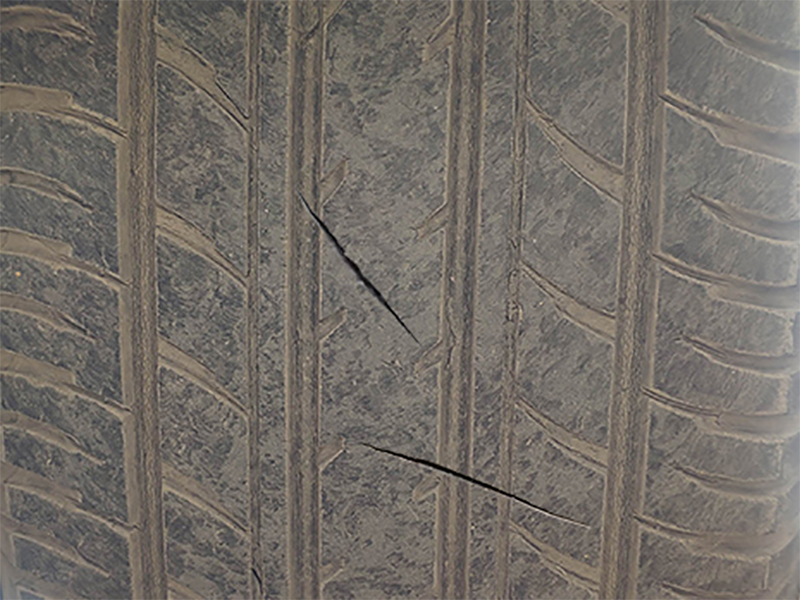
#> input picture TreadDefectDetectionSystem/3.jpg, 800 x 600 px, found by its file name
$ python crack_detection.py   (older library calls are emulated)
#> lines starting #> are read from the running program, lines starting #| are printed output that depends on the picture; after the words box and inside, x2 and y2 are one past the last pixel; in counts of white or black regions, pixels touching at a corner belong together
# @License : 西安工业大学
# @Author  : 王泽 WZ-Dale
# @Time    : 2020/11/12 17:36

from scipy.spatial import distance as dist
from imutils import perspective, contours
import numpy as np
import imutils
import cv2

# 计算中点
def midpoint(ptA, ptB):
    return ((ptA[0] + ptB[0]) * 0.5, (ptA[1] + ptB[1]) * 0.5)

# image = "D:\\Tire_Test\\image4\\21.jpg"
# gray = "D:\\Tire_Test\\image4\\p1.jpg"
path = "D:\\Tire_Test\\image7\\4\\"
image = path + "3.jpg"
gray = path + "zuidashang.jpg"
pixelsPerMetric = 4
# min = 100
# min = 200
# min = 200
min = 300

####################################################################################################################################

# load the image, convert it to grayscale, and blur it slightly（加载图像，将其转换为灰度，并略微模糊它）
# image = cv2.imread(args["image"])
image = cv2.imread(image)
#> image is the input picture: shape (600, 800, 3); mean B, G, R 102.8, 109.4, 115.1
gray = cv2.imread(gray)
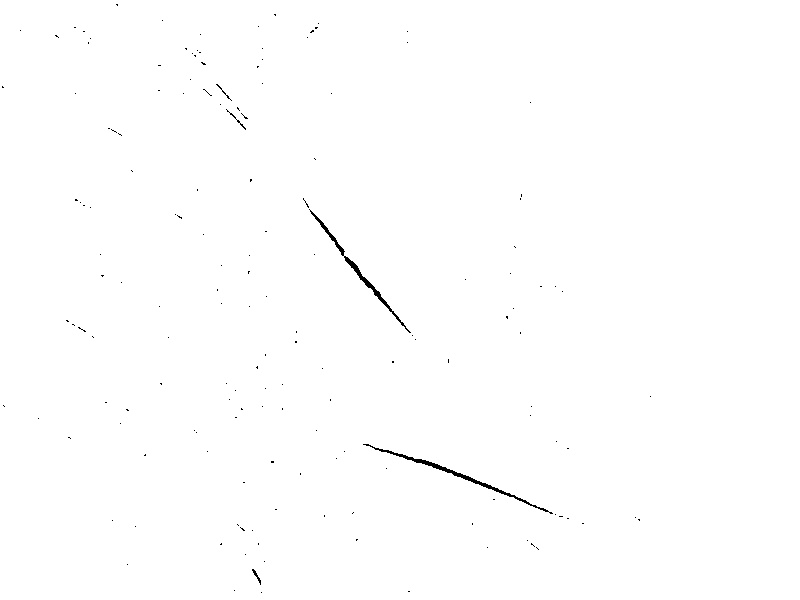
#> input picture TreadDefectDetectionSystem/zuidashang.jpg, 800 x 600 px, found by its file name
#> gray is the input picture: shape (600, 800, 3); min 0, max 255, mean 254.1
# [4 lines of commented-out code are left out]
gray = cv2.erode(gray, None, iterations=1)
gray = cv2.dilate(gray, None, iterations=1)

cv2.imshow("zui_da_shang", gray)

# perform edge detection, then perform a dilation + erosion to（执行边缘检测，然后执行膨胀+侵蚀到）
# close gaps in between object edges（关闭对象边缘之间的间隙）
edged = cv2.Canny(gray, 50, 100)
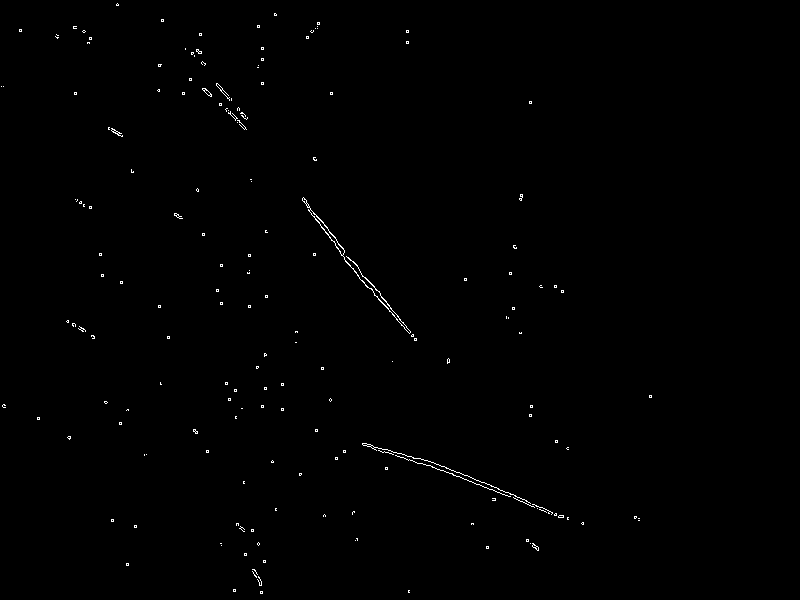
#> edged: shape (600, 800); 0.42% white in thin lines or dots, all inside (x1, y1, x2, y2) = (1, 3, 652, 594)
# cv2.imshow("edge", edged)
edged = cv2.dilate(edged, None, iterations=1)
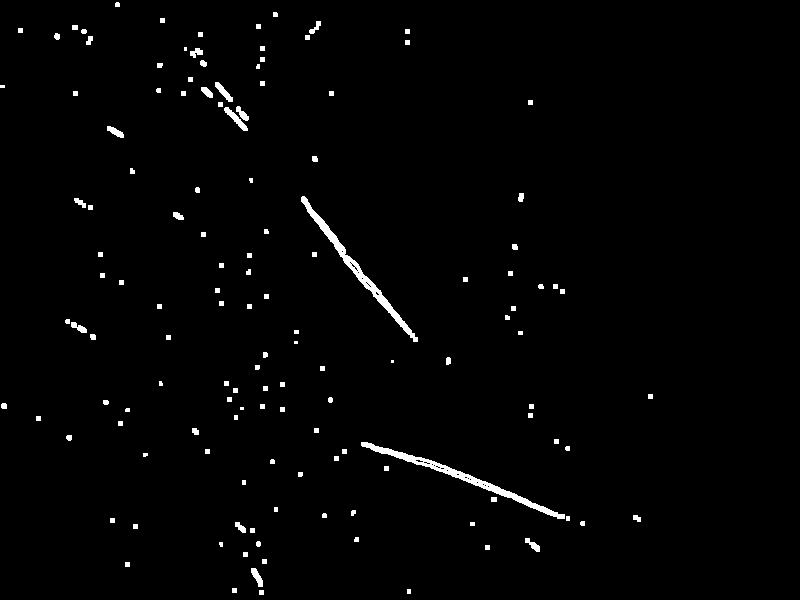
#> edged: shape (600, 800); 1.4% white; 135 white regions (11 under 20 px), largest, box (x1, y1, x2, y2) and area: (361, 442, 565, 519) 1385, (301, 196, 418, 342) 1276, (224, 107, 248, 131) 173
edged = cv2.erode(edged, None, iterations=1)
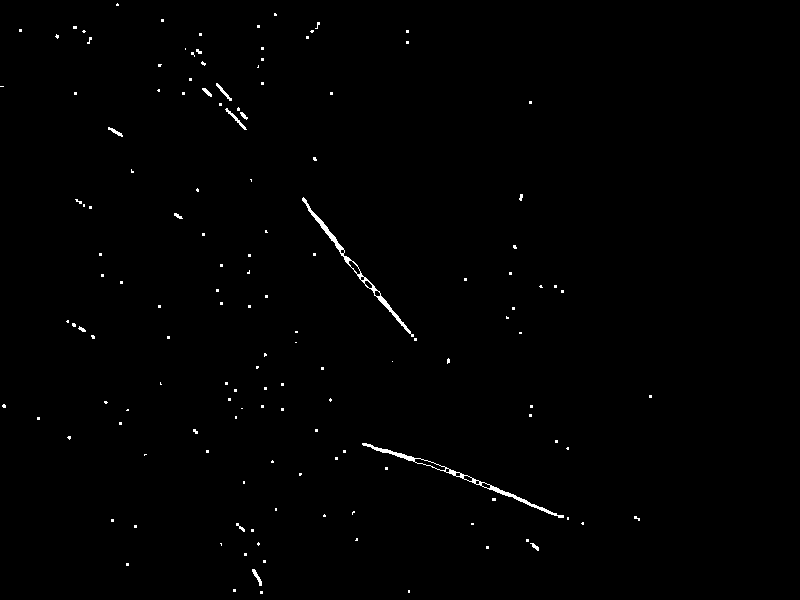
#> edged: shape (600, 800); 0.61% white in thin lines or dots, all inside (x1, y1, x2, y2) = (0, 3, 652, 594)
cv2.imshow("edged", edged)

# find contours in the edge map（在边缘图中找到轮廓）
cnts = cv2.findContours(edged.copy(), cv2.RETR_EXTERNAL, cv2.CHAIN_APPROX_SIMPLE)
#> cnts = 142 contours, 133 with area under 20; largest, box (x1, y1, x2, y2) and area: (362, 443, 564, 518) 658, (302, 197, 414, 337) 618, (225, 108, 247, 130) 54, (216, 83, 232, 101) 44, (252, 569, 262, 586) 42
cnts = imutils.grab_contours(cnts)
# print(cnts,type(cnts))    # list 所有轮廓像素的集合

# sort the contours from left-to-right and initialize the（对轮廓从左到右排序，并初始化）
# 'pixels per metric' calibration variable（“单位像素”校正变量）
(cnts, _) = contours.sort_contours(cnts)
# pixelsPerMetric = None
# print(cnts,type(cnts))    # tuple 排序后的元组

####################################################################################################################################
# while True:
# loop over the contours individually（分别绕着轮廓线）
orig = image.copy()
for c in cnts:
# if the contour is not sufficiently large, ignore it（如果轮廓不够大，忽略它）
    if cv2.contourArea(c) < min:
        continue

    # compute the rotated bounding box of the contour（计算轮廓的旋转包围盒）
    # orig = image.copy()
    box = cv2.minAreaRect(c)    # 求出在上述点集下的最小面积矩形
    box = cv2.cv.BoxPoints(box) if imutils.is_cv2() else cv2.boxPoints(box)    # 画最小外接矩形
    box = np.array(box, dtype="int")

    # order the points in the contour such that they appear
    # in top-left, top-right, bottom-right, and bottom-left
    # order, then draw the outline of the rotated bounding
    # box（对轮廓中的点进行排序，使它们按左上、右上、右下和左下的顺序出现，然后绘制旋转后的包围框的轮廓）
    box = perspective.order_points(box)
    cv2.drawContours(orig, [box.astype("int")], -1, (0, 255, 0), 2)

    # loop over the original points and draw them（在原来的点上循环并画出它们）
    for (x, y) in box:
        cv2.circle(orig, (int(x), int(y)), 5, (0, 0, 255), -1)

        ####################################################################################################################################

        # unpack the ordered bounding box, then compute the midpoint
        # between the top-left and top-right coordinates, followed by
        # the midpoint between bottom-left and bottom-right coordinates
        #（解压缩有序边界框，然后计算左上角和右上角坐标之间的中点，以及左下角和右下角坐标之间的中点）
        (tl, tr, br, bl) = box
        (tltrX, tltrY) = midpoint(tl, tr)
        (blbrX, blbrY) = midpoint(bl, br)

        # compute the midpoint between the top-left and top-right points,
        # followed by the midpoint between the top-righ and bottom-right
        #（计算左上点和右上点之间的中点，以及右上点和右下点之间的中点）
        (tlblX, tlblY) = midpoint(tl, bl)
        (trbrX, trbrY) = midpoint(tr, br)

        # draw the midpoints on the image（在图像上画中点）
        cv2.circle(orig, (int(tltrX), int(tltrY)), 5, (255, 0, 0), -1)
        cv2.circle(orig, (int(blbrX), int(blbrY)), 5, (255, 0, 0), -1)
        cv2.circle(orig, (int(tlblX), int(tlblY)), 5, (255, 0, 0), -1)
        cv2.circle(orig, (int(trbrX), int(trbrY)), 5, (255, 0, 0), -1)

        # draw lines between the midpoints（在中点之间画线）
        cv2.line(orig, (int(tltrX), int(tltrY)), (int(blbrX), int(blbrY)), (255, 0, 255), 2)
        cv2.line(orig, (int(tlblX), int(tlblY)), (int(trbrX), int(trbrY)), (255, 0, 255), 2)

        ####################################################################################################################################

        # compute the Euclidean distance between the midpoints（计算中点之间的欧氏距离）
        dA = dist.euclidean((tltrX, tltrY), (blbrX, blbrY))
        dB = dist.euclidean((tlblX, tlblY), (trbrX, trbrY))

        # if the pixels per metric has not been initialized, then
        # compute it as the ratio of pixels to supplied metric
        # (in this case, inches)
        #（如果每个度量的像素没有初始化，那么将其计算为像素与提供的度量的比率(在本例中为英寸)）
        # if pixelsPerMetric is None:
            # pixelsPerMetric = dB / args["width"]
            # pixelsPerMetric = args["width"]

        ####################################################################################################################################

        # compute the size of the object（计算对象的大小）
        dimA = dA / pixelsPerMetric
        dimB = dB / pixelsPerMetric

        # draw the object sizes on the image（在图像上绘制对象大小）
        cv2.putText(orig, "{:.1f}mm".format(dimA),
        (int(tltrX - 15), int(tltrY - 10)), cv2.FONT_HERSHEY_SIMPLEX, 1, (255, 255, 0), 2)      # 0.65
        cv2.putText(orig, "{:.1f}mm".format(dimB), (int(trbrX + 10), int(trbrY)), cv2.FONT_HERSHEY_SIMPLEX, 1, (255, 255, 0), 2)

        # show the output image（显示输出图像）
        cv2.imshow("Image", orig)
        cv2.waitKey(500)
    cv2.waitKey(500)
#> this loop made 142 passes
#> c on passes 1, 3, 4, 9, 10, 14, 16, 18, 19, 22, 24, 25: [[0, 86], [3, 86]], [[19, 29], [19, 31], [21, 31], [21, 29]], [[37, 417], [37, 419], [39, 419], [39, 417]], [[73, 26], [73, 28], [76, 28], [76, 26]], [[74, 92], [74, 94], [76, 94], [76, 92]], [[83, 204], [83, 206], [84, 206], [84, 204]], [[89, 206], [89, 208], [91, 208], [91, 206]], [[99, 253], [99, 255], [101, 255], [101, 253]], [[101, 274], [101, 276], [103, 276], [103, 274]], [[111, 519], [111, 521], [113, 521], [113, 519]], [[119, 422], [119, 424], [121, 424], [121, 422]], [[120, 281], [120, 283], [122, 283], [122, 281]]
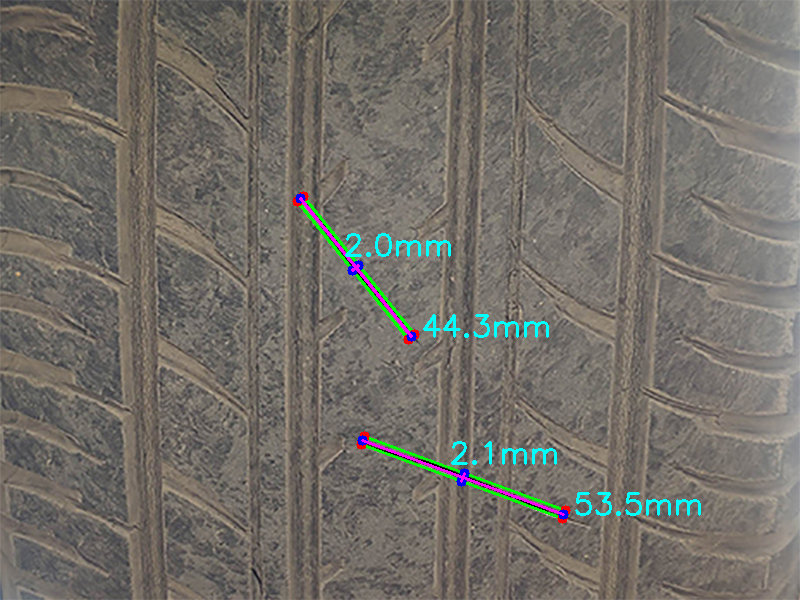
#> orig: shape (600, 800, 3); 1.5% of pixels changed, all inside (x1, y1, x2, y2) = (292, 191, 701, 524)
cv2.waitKey(3000)
